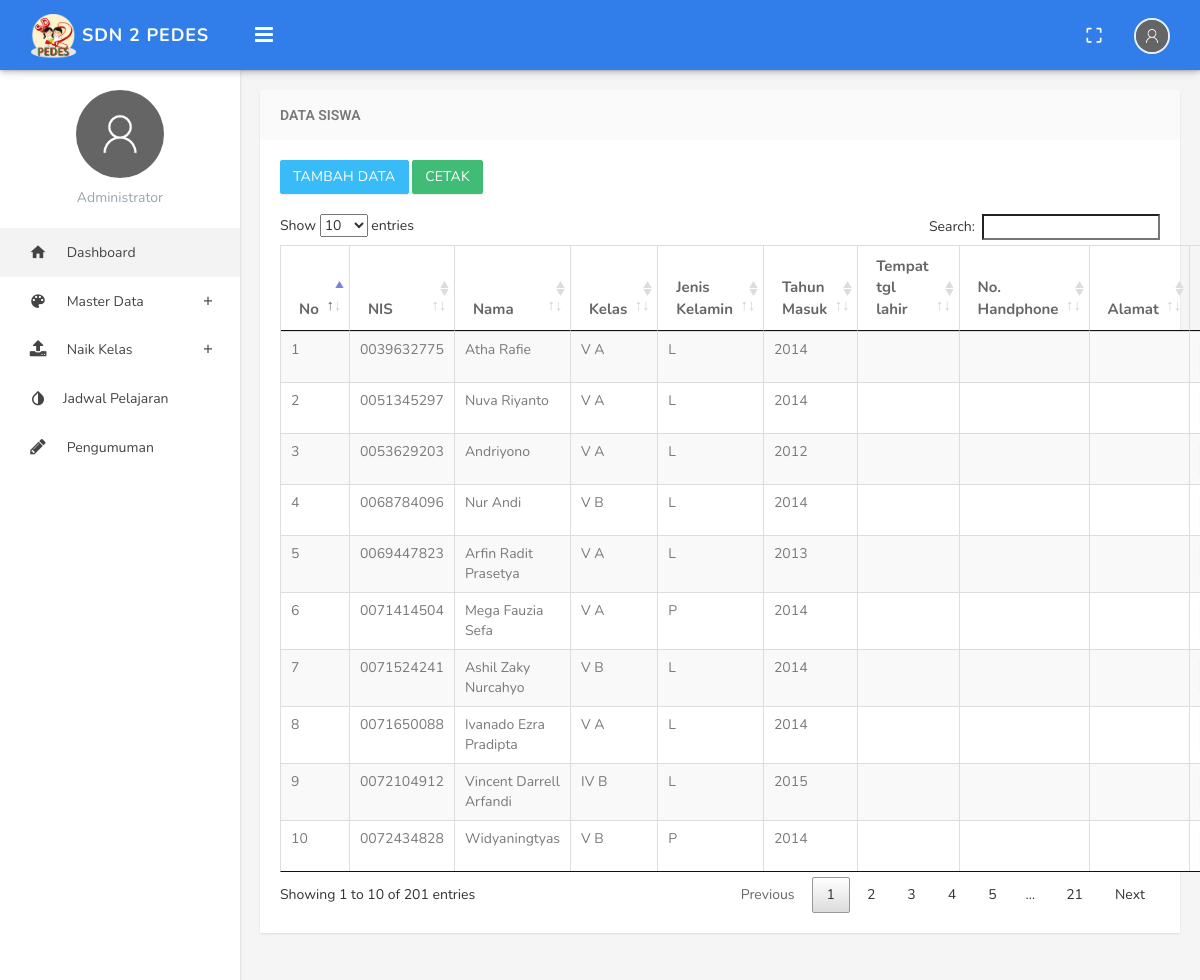
The app's page /index.php/admin/lihatdata/siswa with its own data.
### tables this page shows
CREATE TABLE `siswa` (
  `nis` varchar(15) NOT NULL,
  `nama` varchar(50) NOT NULL,
  `jk` enum('L','P') NOT NULL,
  `ttl` varchar(30) NOT NULL,
  `id_kelas` int(5) NOT NULL,
  `th_masuk` varchar(15) NOT NULL,
  `nope` varchar(15) NOT NULL,
  `alamat` varchar(50) NOT NULL
);

CREATE TABLE `ruang_kelas` (
  `id` int(5) NOT NULL,
  `nama_ruangan` varchar(6) NOT NULL,
  `jumlah_siswa` int(2) NOT NULL,
  `status` int(11) NOT NULL
);

### application/controllers/admin/Lihatdata.php (called while the page is built, shortened)
<?php
class Lihatdata extends CI_Controller
{
	public function siswa()
	{
		$data['siswa'] = $this->db->select('siswa.*,ruang_kelas.nama_ruangan as kelas')->from('siswa')->join('ruang_kelas','ruang_kelas.id=siswa.id_kelas')->get()->result();
		$this->load->view('admin/lihatdata/siswa/index',$data);
	}
}

### index.php (called while the page is built, shortened)
<?php
require_once BASEPATH.'core/CodeIgniter.php';

### application/views/admin/lihatdata/siswa/index.php (the view, shortened to what this page needs)
<!DOCTYPE html>
<html>
<head>
</head>
<body class="fixed-left">
    <div id="wrapper">
        <div class="content-page">
            <div class="content">
                <div class="container">
                    <div class="row">
                        <div class="col-sm-12">
                            <div class="panel panel-default">
                                <div class="panel-heading"><h3 class="panel-title">Data Siswa</h3></div>
                                <div class="panel-body">
                                        <a href="<?php echo site_url('admin/siswa/create');?>" class="btn btn-info" style=" margin-bottom: 20px;">TAMBAH DATA</a>
                                        <a href="<?=site_url('admin/lihatdata/cetaksiswa');?>" class="btn btn-success" style=" margin-bottom: 20px;">CETAK</a>
                                        <table class="datatables table table-bordered table-striped">
                                            <thead>
                                                <tr>
                                                    <th>No</th>
                                                    <th>NIS</th>
                                                    <th>Nama</th>
                                                    <th>Kelas</th>
                                                    <th>Jenis Kelamin</th>
                                                    <th>Tahun Masuk</th>
                                                    <th>Tempat tgl lahir</th>
                                                    <th>No. Handphone</th>
                                                    <th>Alamat</th>
                                                    <th>Actions</th></th>
                                                </tr>
                                            </thead>
                                            <tbody>
                                                <?php $nomor = 1; ?>
                                                <?php foreach($siswa as $sw) : ?>
                                                    <tr class="gradeX">
                                                        <td><?= $nomor;?> </td>
                                                        <?php $nomor++;?>
                                                        <td><?= $sw->nis; ?>
                                                        </td>
                                                        <td><?= $sw->nama; ?></td>
                                                        <td><?= $sw->kelas; ?></td>
                                                        <td><?= $sw->jk; ?></td>
                                                        <td><?= $sw->th_masuk; ?></td>
                                                        <td><?= $sw->ttl; ?></td>
                                                        <td><?= $sw->nope; ?></td>
                                                        <td><?= $sw->alamat; ?></td>
                                                        <td class="actions">
                                                        </td>
                                                    </tr>
                                                <?php endforeach; ?>
                                            </tbody>
                                        </table>
                                    </div>
                                </div>
                            </div>
                        </div>
                    </div>
                </div>
            </div>
</div>
</body>
</html>

### assets/blue/css/style.css (style rules this page uses)
body { background: #f5f5f5; margin: 0; -webkit-text-size-adjust: 100%; font-family: 'Nunito', sans-serif; }
h1, h2, h3, h4, h5, h6 { margin: 10px 0; }
h3 { line-height: 30px; }
h1, h2, h3, h4, h5, h6 { font-family: 'Roboto', sans-serif; color: #505458; }
* { outline: none !important; }
.container { width: auto; }
#wrapper { width: 100%; height: 100%; position: relative; overflow: hidden; }
.row { margin-right: -10px; margin-left: -10px; }
.col-lg-1, .col-lg-10, .col-lg-11, .col-lg-12, .col-lg-2, .col-lg-3, .col-lg-4, .col-lg-5, .col-lg-6, .col-lg-7, .col-lg-8, .col-lg-9, .col-md-1, .col-md-10, .col-md-11, .col-md-12, .col-md-2, .col-md-3, .col-md-4, .col-md-5, .col-md-6, .col-md-7, .col-md-8, .col-md-9, .col-sm-1, .col-sm-10, .col-sm-11, .col-sm-12, .col-sm-2, .col-sm-3, .col-sm-4, .col-sm-5, .col-sm-6, .col-sm-7, .col-sm-8, .col-sm-9, .col-xs-1, .col-xs-10, .col-xs-11, .col-xs-12, .col-xs-2, .col-xs-3, .col-xs-4, .col-xs-5, .col-xs-6, .col-xs-7, .col-xs-8, .col-xs-9 { padding-left: 10px; padding-right: 10px; }
.panel { border: none; border-radius: 0px; margin-bottom: 20px; -webkit-box-shadow: 0px 1px 2px 0px rgba(0,0,0,0.1); -moz-box-shadow: 0px 1px 2px 0px rgba(0,0,0,0.1); box-shadow: 0px 1px 2px 0px rgba(0,0,0,0.1); }
.panel .panel-body { padding: 20px; }
.panel-heading { border-radius: 0; border: none !important; padding: 10px 20px; }
.panel-default>.panel-heading { color: #797979; background-color: #fafafa; border-bottom: none; }
.panel-title { font-size: 14px; text-transform: uppercase; font-weight: 600; margin-bottom: 0; margin-top: 0; }
.btn { border-radius: 2px; font-family: 'Nunito', sans-serif; letter-spacing: 0.2px; opacity: 0.93; -webkit-box-shadow: 0px 1px 2px 0px rgba(0,0,0,0.1); -moz-box-shadow: 0px 1px 2px 0px rgba(0,0,0,0.1); box-shadow: 0px 1px 2px 0px rgba(0,0,0,0.1); }
.btn-primary,.btn-success,.btn-info,.btn-warning,.btn-danger,.btn-inverse,.btn-purple,.btn-pink { color: #FFFFFF !important; }
.btn-success,.btn-success:hover,.btn-success:focus,.btn-success:active, .btn-success.active, .btn-success.focus, .btn-success:active, .btn-success:focus, .btn-success:hover, .open>.dropdown-toggle.btn-success { background-color: #33b86c; border: 1px solid #33b86c; }
.btn-info,.btn-info:hover,.btn-info:focus,.btn-info:active, .btn-info.active, .btn-info.focus, .btn-info:active, .btn-info:focus, .btn-info:hover, .open>.dropdown-toggle.btn-info { background-color: #29b6f6; border: 1px solid #29b6f6; }
.content-page { margin-left: 240px; overflow: hidden; position: relative; min-height: 940px; }
.content-page > .content { margin-top: 70px; margin-bottom: 60px; padding: 20px 5px 15px 5px; position: relative; }
.table { margin-bottom: 10px; }
tbody { color: #797979; }
th { font-size: 15px; color: #666; }

### records on screen
siswa: nis "0039632775", nama "Atha Rafie", ruang_kelas.nama_ruangan "V A", jk "L", th_masuk "2014"
siswa: nis "0051345297", nama "Nuva Riyanto", ruang_kelas.nama_ruangan "V A", jk "L", th_masuk "2014"
siswa: nis "0053629203", nama "Andriyono", ruang_kelas.nama_ruangan "V A", jk "L", th_masuk "2012"
siswa: nis "0068784096", nama "Nur Andi", ruang_kelas.nama_ruangan "V B", jk "L", th_masuk "2014"
siswa: nis "0069447823", nama "Arfin Radit Prasetya", ruang_kelas.nama_ruangan "V A", jk "L", th_masuk "2013"
siswa: nis "0071414504", nama "Mega Fauzia Sefa", ruang_kelas.nama_ruangan "V A", jk "P", th_masuk "2014"
siswa: nis "0071524241", nama "Ashil Zaky Nurcahyo", ruang_kelas.nama_ruangan "V B", jk "L", th_masuk "2014"
siswa: nis "0071650088", nama "Ivanado Ezra Pradipta", ruang_kelas.nama_ruangan "V A", jk "L", th_masuk "2014"
siswa: nis "0072104912", nama "Vincent Darrell Arfandi", ruang_kelas.nama_ruangan "IV B", jk "L", th_masuk "2015"
siswa: nis "0072434828", nama "Widyaningtyas", ruang_kelas.nama_ruangan "V B", jk "P", th_masuk "2014"
